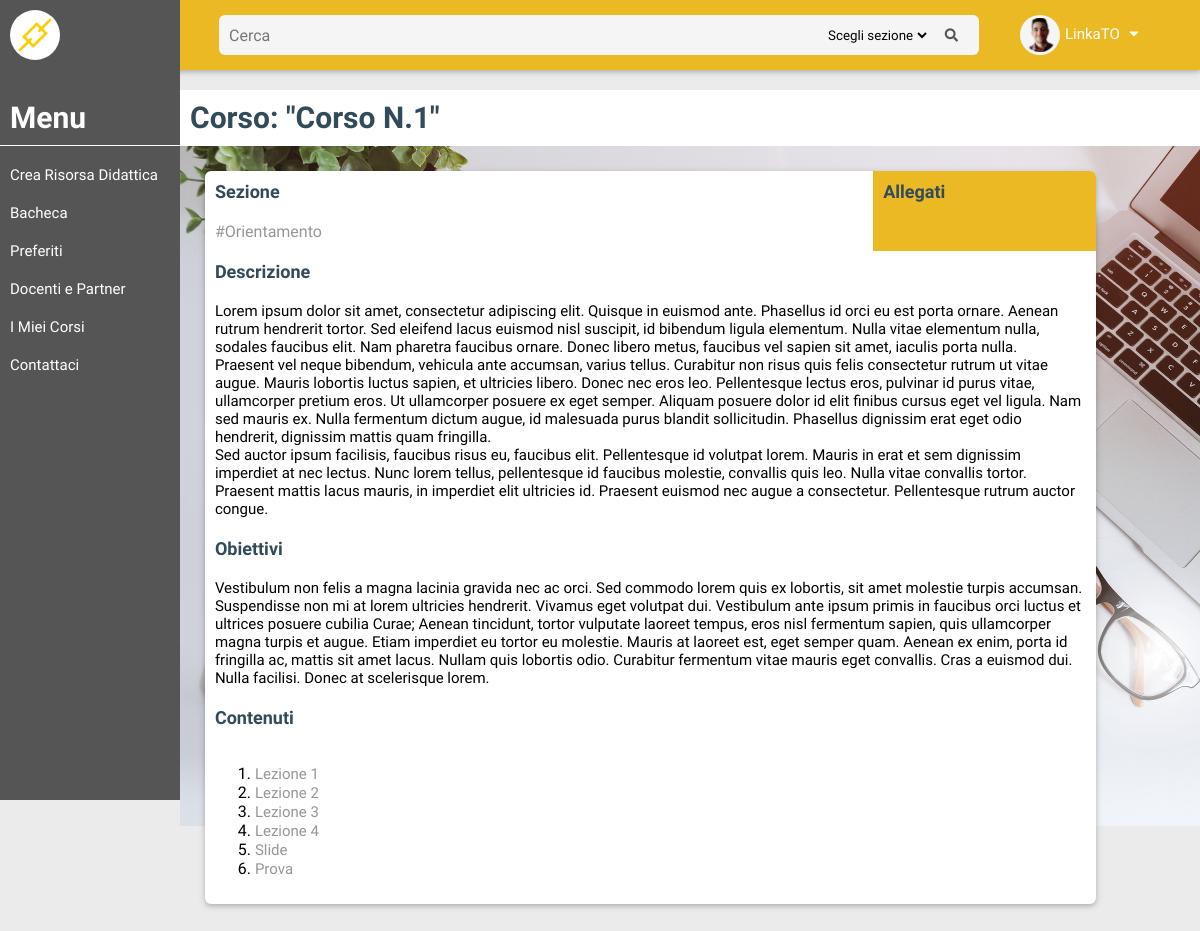
Page /core/corso/44 (signed in) on the committed database.
### core/models.py (models this page shows, shortened)
class Corso(models.Model):
    SEZIONE = (('1', 'Orientamento'), ('2', 'Impresa'), ('3', 'Digitale'))
    docente_corso = models.ForeignKey(User, on_delete=models.CASCADE, related_name="docenti")
    sezione_corso = models.CharField(max_length=1, choices=SEZIONE, blank=True, null=True)
    nome_corso = models.CharField(max_length=80)
    img_corso = models.ImageField(blank=True, null=True, upload_to=percorso_cartella_corsi, verbose_name="Logo")
    descrizione_corso = models.TextField(max_length=2000, blank=True, null=True)
    obiettivi_corso = models.TextField(max_length=4000, blank=True, null=True)
    allegati_corso = models.FileField(blank=True, null=True, upload_to=percorso_cartella_corsi, verbose_name="Scheda Tecnica", validators=[pdf_validator])
    data_corso = models.DateTimeField(auto_now_add=True)
    followers = models.ManyToManyField(User, related_name='followers')
    def get_lessons(self):
        lessons = Lezione.objects.filter(corso_lezione=self.pk)
        return lessons
    class Meta:
        verbose_name = "Corso"
        verbose_name_plural = "Corsi"

class Lezione(models.Model):
    nome_lezione = models.CharField(max_length=80)
    link_lezione = models.CharField(max_length=1000, blank=True, null=True) #validators=[embed_validator]
    allegato_lezione = models.FileField(blank=True, null=True, upload_to=percorso_cartella_lezioni)
    corso_lezione = models.ForeignKey(Corso, on_delete=models.CASCADE, related_name="lezioni")
    data_lezione = models.DateTimeField(auto_now_add=True, blank=True, null=True)
    link = models.URLField(blank=True, null=True, validators=[embed_validator])
    file = models.FileField(blank=True, null=True, upload_to=percorso_cartella_lezioni, validators=[pdf_validator])
    def get_absolute_url(self):
        return reverse('finestra_lezione', kwargs={"pk": self.pk})
    class Meta:
        verbose_name = "Lezione"
        verbose_name_plural = "Lezioni"

### core/views.py (the view)
# urls.py: path('corso/<int:pk>', views.visualizzaCorso, name='finestra_corso'),
def visualizzaCorso(request, pk):
    corso = get_object_or_404(Corso, pk=pk)
    lista_lezioni = Lezione.objects.filter(corso_lezione=corso).order_by('data_lezione')
    prima_lezione = Lezione.objects.filter(corso_lezione=corso).first()
    is_liked = False
    if request.user in corso.followers.all():
        is_liked = True
    context = {"corso": corso, "lista_lezioni": lista_lezioni, "prima_lezione": prima_lezione, "is_liked": is_liked}
    return render(request, "detail.html", context)

### core/templates/detail.html (shortened to what this page needs)
{% extends 'platform.html' %}
{% block content %}
{% load static %}
    <div class="section-title padd" style="border-bottom: 1px solid white;">
		<h1>Corso: "{{ corso.nome_corso }}"</h1>
	</div>
	<div id="list" class="list">
		<div style="position: absolute; top: 0; left: 0; width: 100%;">
		</div>
        <article id="post{{ corso.pk }}" class="card sezione1" style="width: 90%;">
	      <div class="flDiv75">
			  <div class="padd">
				  <h5>Sezione</h5>
			  </div>
			  <div class="padd" style="width: 100%;">
				  <div class="flDiv25">
					  <span class="gray">#{{ corso.get_sezione_corso_display }}</span>
				  </div>
			  </div>
		  </div>
		  <div class="flDiv25 linkYellow">
			  <div class="padd">
				  <h5>Allegati</h5>
			  </div>
			  <div class="padd">
				  {% if corso.allegati_corso %}
				  <a href="{{ corso.allegati_corso.url }}" download="Programma" class="redDiv pdf">
					  <i class="fas fa-file-download"></i> Scheda PDF
				  </a>
				  {% else %}
				  <span>Nessun allegato</span>
				  {% endif %}
			  </div>
		  </div>
		  <div class="flDiv100">
			  <div class="padd">
				 <h5>Descrizione</h5>
			  </div>
			  <div class="padd">
				  {{ corso.descrizione_corso|linebreaks }}
			  </div>
			  <div class="padd">
				 <h5>Obiettivi</h5>
			  </div>
			  <div class="padd">
				 {{ corso.obiettivi_corso|linebreaks }}
			  </div>
			  <div class="padd">
				  <h5>Contenuti</h5>
			  </div>
			  <div class="padd">
				  {% if request.user in corso.followers.all %}
				  <ol>{% for lezione in corso.get_lessons %}
					<li>
						<a href="{{ lezione.get_absolute_url }}?page={{ forloop.counter }}" class="gray">
							{{ lezione.nome_lezione }}</a>
					</li>{% endfor %}
				  </ol>
				  {% else %}
				  <p>Per accedere ai contenuti è necessario iscriversi al corso</p>
				  <a href="{% url 'salva_preferiti' pk=corso.pk %}" title="Salva tra i preferiti"  class="nuBtnYellow button" style="width: 160px;">
					  Salva tra i preferiti
				  </a>	{% endif %}
			  </div>
		  </div>
	   </article>
    </div>
{% endblock content %}

### core/templates/platform.html (shortened to what this page needs)
<!DOCTYPE html>
<html lang="en">
  <head>{% load static %}{% load miei_filtri %}
    <link rel="stylesheet" href="https://cdnjs.cloudflare.com/ajax/libs/font-awesome/4.7.0/css/font-awesome.min.css">
	<link rel="stylesheet" href="https://use.fontawesome.com/releases/v5.5.0/css/all.css">
    <link rel="stylesheet" type="text/css" href="{% static 'css/layout.css' %}" />
	<link rel="stylesheet" type="text/css" href="{% static 'css/widgets.css' %}" />
	<link rel="stylesheet" type="text/css" href="{% static 'css/colors.css' %}" />
  </head>
  <body>
   <div class="container">
	<header class="top">
		<div class="menu-item">
			<div class="search-input">
				<form action="{% url 'risultati_ricerca' %}" method="get" novalidate>
					<input type="search" name="q" placeholder="Cerca">
					<div>
						<select name="sec">
							<option value="0" selected>Scegli sezione</option>
						</select>
						<button type="submit" class="action-card">
							<i class="fas fa-search"></i>
						</button>
					</div>
				</form>
			</div>
		</div>
	    <div >
			<ul class="user-menu">
				<li class="menu-item">
                  <a class="dropdown">
					  <div class="portrait">
					  	<img src="{% static 'img/profile.png' %}"/>
					  </div>
					  <span>{{ user.first_name }}</span>
				  </a>
              </li>
			</ul>
        </div>
	</header>
    <aside class="aside">
	   <a href="{% url 'account_profile' %}" class="top-logo"></a>
	   <div style="position: relative;">
		 <div class="flDiv100 padd" style="border-bottom: 1px solid white;">
			 <h1>Menu</h1>
		 </div>
		 <nav id="responsiveMenu" class="flDiv100">
			 <ul class="menu">
				<li>
    			  <a href="{% url 'crea_corso' %}">Crea Risorsa Didattica</a>
    			</li>
    		    <li>
    			  <a href="{% url 'account_profile' %}">Bacheca</a>
    			</li>
                <li>
    			  <a href="{% url 'corsi_preferiti' %}">Preferiti</a>
    			</li>
				<li>
    			  <a href="{% url 'docenti' %}">Docenti e Partner</a>
    			</li>
    			<li>
    			  <a href="{% url 'miei_mooc' %}">I Miei Corsi</a>
    			</li>
    			<li>
    			  <a href="{% url 'mail_form' %}">Contattaci</a>
    			</li>
    		 </ul>
		 </nav>
	   </div>
	</aside>
	<main id="main" class="main">{% block content %}{% endblock content %}
	</main>
	</div>
  </body>
</html>

### core/static/css/layout.css (style rules this page uses)
* { -moz-box-sizing: border-box; -webkit-box-sizing: border-box; box-sizing: border-box; }
html, body { height:100%; height:100%; padding: 0; margin: 0; scroll-behavior: smooth; }
.container { width:100%; overflow:hidden; display:flex; justify-content: space-around; float:left; }
.listSide, .list { padding: 15px; margin:0; }
.aside { width: 15%; min-height:100vh; background-color: rgb(85,85,85); color:white; position:fixed; left:0; z-index: 11; padding-top: 11.25vh; overflow: hidden; }
.main { width: 100%; min-height: 100vh; padding-left: 15%; padding-top: 11.25vh; }
.top { width:100%; position: fixed; display: flex; justify-content: flex-end; z-index: 10; background: rgb(235, 185, 35); box-shadow: 0 2px 4px 0 rgba(0, 0, 0, 0.16), 0 2px 8px 0 rgba(0, 0, 0, 0.12); }
.list { width:100%; height: auto; position: relative; }
#responsiveMenu { float: left; margin-top: 10px; }
.menu { padding: 0; margin: 0; }
.menu li { list-style-type: none; padding: 0; margin: 0; }
.menu li a { color:white; text-decoration: none; display:block; padding: 10px; transition: all 0.15s; }
.padd { padding: 10px; }
.flDiv25 { width:25%; float:left; }
.flDiv75 { width:75%; float:left; }
.flDiv100 { width:100%; float:left; }
* { font-family: 'Didact Gothic', sans-serif; }
h1,h2,h3,h4,h5,h6, p, a { padding: 0; margin: 0; }
h6, p, a { font-size: 15px; }
h5 { font-size: 18px; }
h1 { font-size: 30px; }
a { text-decoration: none; color: rgb(235, 185, 35); }

### core/static/css/widgets.css (style rules this page uses)
.card { float: left; margin: 1%; transition: transform 3s; margin-bottom: 50px; width: 240px; min-height: 330px; padding: 0; border-radius: 6px; -webkit-border-radius: 6px; -moz-border-radius: 6px; background: white; box-shadow: 0 2px 4px 0 rgba(0, 0, 0, 0.16), 0 2px 8px 0 rgba(0, 0, 0, 0.12); overflow: hidden; height: auto; position: relative; }
.action-card { display: flex; justify-content: center; align-items: center; width: 40px; height: 40px; border-radius: 50%; -webkit-border-radius: 50%; -moz-border-radius: 50%; transition: background 0.2s; color: rgb(85,85,85); margin-right: 10px; border: 0; cursor: pointer; background: none; }
form input, textarea { width: 100%; font-size: 16px; padding: 12px; border: 1px solid #ddd; border-radius:10px; -webkit-border-radius: 10px; -moz-border-radius: 10px; }

### core/static/css/colors.css (style rules this page uses)
main { background: rgb(235,235,235); }
.section-title { background: white; }
.gray { color: rgb(150,150,150); }
.linkYellow, .nuBtnYellow, .menu li a:hover { background-color: rgb(235, 185, 35); color: rgb(85,85,85); }
form label, main h1, main h2, main h3, main h4, main h5, main h6 { color: rgb(50, 75, 90); font-weight: bold; }
.dropdown { color: white; }

### rows in the picture
Corso: nome_corso "Corso N.1", sezione_corso "Orientamento", descrizione_corso "Lorem ipsum dolor sit amet, consectetur adipiscing elit. Quisque in euismod ante. Phasellus id orci eu est porta ornare. Aenean rutrum hendrerit tortor. Sed eleifend lacus euismod nisl suscipit, id bibendum ligula elementum. Nulla vitae elementum nulla, sodales faucibus elit. Nam pharetra faucibus ornare. Donec libero metus, faucibus vel sapien sit amet, iaculis porta nulla. Praesent vel neque bibendum, vehicula ante accumsan, varius tellus. Curabitur non risus quis felis consectetur rutrum ut vitae augue. Mauris lobortis luctus sapien, et ultricies libero. Donec nec eros leo. Pellentesque lectus eros, pulvinar id purus vitae, ullamcorper pretium eros. Ut ullamcorper posuere ex eget semper.…", obiettivi_corso "Vestibulum non felis a magna lacinia gravida nec ac orci. Sed commodo lorem quis ex lobortis, sit amet molestie turpis accumsan. Suspendisse non mi at lorem ultricies hendrerit. Vivamus eget volutpat dui. Vestibulum ante ipsum primis in faucibus orci luctus et ultrices posuere cubilia Curae; Aenean tincidunt, tortor vulputate laoreet tempus, eros nisl fermentum sapien, quis ullamcorper magna turpis et augue. Etiam imperdiet eu tortor eu molestie. Mauris at laoreet est, eget semper quam. Aenean ex enim, porta id fringilla ac, mattis sit amet lacus. Nullam quis lobortis odio. Curabitur fermentum vitae mauris eget convallis. Cras a euismod dui. Nulla facilisi. Donec at scelerisque lorem."
Lezione: nome_lezione "Lezione 1"
Lezione: nome_lezione "Lezione 2"
Lezione: nome_lezione "Lezione 3"
Lezione: nome_lezione "Lezione 4"
Lezione: nome_lezione "Slide"
Lezione: nome_lezione "Prova"

### other values in the picture
{{ user.first_name }} "LinkaTO"
